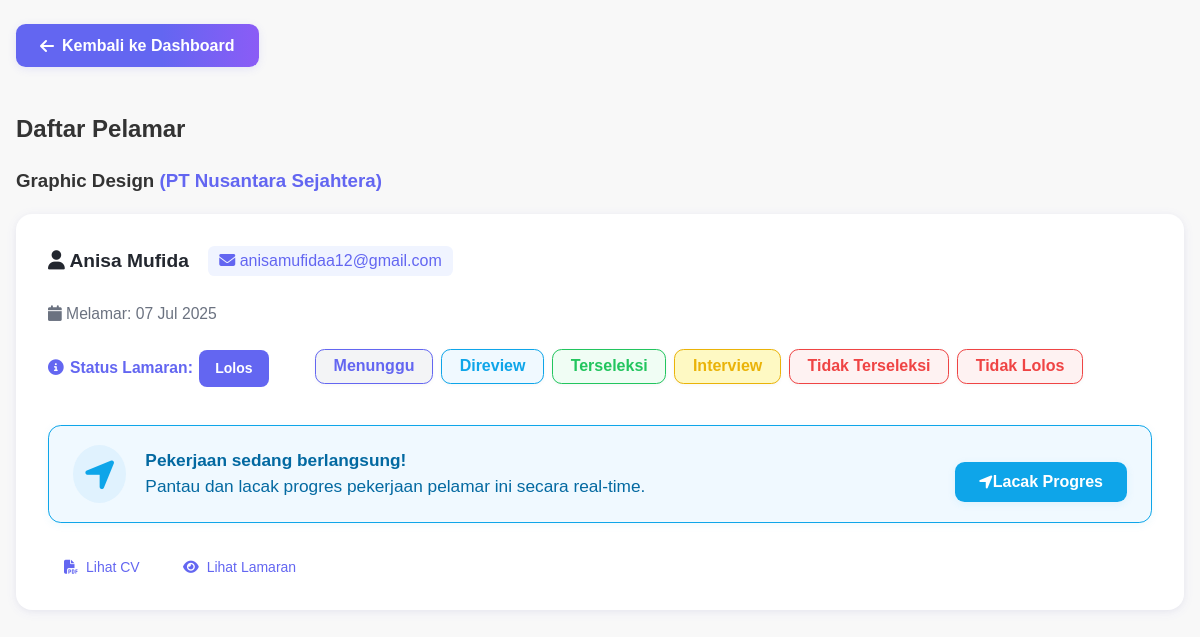
Screenshot of /src/pages/applicants-list.php?job_id=1 (signed in) with the database file from the repository.
### tables this page shows
CREATE TABLE `jobs` (
  `id` int(11) NOT NULL,
  `title` varchar(255) NOT NULL,
  `brief_description` varchar(200) DEFAULT NULL,
  `full_description` text DEFAULT NULL,
  `category` varchar(100) DEFAULT NULL,
  `location` varchar(100) DEFAULT NULL,
  `payment_type` varchar(50) DEFAULT NULL,
  `amount` decimal(15,2) DEFAULT NULL,
  `currency` varchar(10) DEFAULT NULL,
  `requirements` text DEFAULT NULL,
  `company_name` varchar(100) DEFAULT NULL,
  `company_email` varchar(100) DEFAULT NULL,
  `company_logo_url` varchar(255) DEFAULT NULL,
  `posted_by` int(11) DEFAULT NULL,
  `created_at` timestamp NOT NULL DEFAULT current_timestamp(),
  `status` enum('TERBUKA','TERTUTUP') NOT NULL DEFAULT 'TERBUKA'
);

CREATE TABLE `applications` (
  `id` int(11) NOT NULL,
  `user_id` int(11) NOT NULL,
  `job_id` int(11) NOT NULL,
  `cover_letter` text DEFAULT NULL,
  `cv_file` varchar(255) DEFAULT NULL,
  `expected_salary` decimal(10,2) DEFAULT NULL,
  `availability` varchar(50) DEFAULT NULL,
  `additional_info` text DEFAULT NULL,
  `status` enum('menunggu','direview','terseleksi','interview','lolos','tidak_terseleksi','tidak_lolos') NOT NULL DEFAULT 'menunggu',
  `work_status` enum('not_started','in_progress','completed','reviewed','sudah_direview','waiting_worker_confirmation','paid') DEFAULT 'not_started',
  `applied_at` timestamp NOT NULL DEFAULT current_timestamp(),
  `updated_at` timestamp NOT NULL DEFAULT current_timestamp() ON UPDATE current_timestamp(),
  `payment_proof` varchar(255) DEFAULT NULL
);

CREATE TABLE `users` (
  `id` int(11) NOT NULL,
  `name` varchar(100) NOT NULL,
  `email` varchar(100) NOT NULL,
  `password` varchar(255) NOT NULL,
  `profile_picture` varchar(255) DEFAULT NULL,
  `bio` text DEFAULT NULL,
  `specializations` varchar(255) DEFAULT NULL,
  `linkedin_url` varchar(255) DEFAULT NULL,
  `instagram_url` varchar(255) DEFAULT NULL,
  `facebook_url` varchar(255) DEFAULT NULL,
  `twitter_url` varchar(255) DEFAULT NULL,
  `education` text DEFAULT NULL,
  `portfolio_url` varchar(255) DEFAULT NULL,
  `cv_url` varchar(255) DEFAULT NULL,
  `created_at` timestamp NOT NULL DEFAULT current_timestamp(),
  `bank_account` varchar(100) DEFAULT NULL,
  `bank_name` varchar(50) DEFAULT NULL
);

### src/pages/applicants-list.php (the view, shortened to what this page needs)
<?php
require_once '../db/connection.php';
$job_id = intval($_GET['job_id']);
$job_query = mysqli_query($conn, "SELECT * FROM jobs WHERE id='$job_id'");
$job = mysqli_fetch_assoc($job_query);
$applicants = mysqli_query($conn, "SELECT a.*, u.name, u.email FROM applications a JOIN users u ON a.user_id = u.id WHERE a.job_id='$job_id' ORDER BY a.applied_at DESC");
?>
<!DOCTYPE html>
<html lang="id">
<head>
    <link rel="stylesheet" href="../../user/style/dashboard.css">
    <link rel="stylesheet" href="https://cdnjs.cloudflare.com/ajax/libs/font-awesome/6.4.0/css/all.min.css">
</head>
<body>
    <div class="container">
        <a href="../../user/page/dashboard.php" class="back-btn"><i class="fa fa-arrow-left"></i> Kembali ke Dashboard</a>
        <h2>Daftar Pelamar</h2>
        <h3><?php echo htmlspecialchars($job['title']); ?> <span style="color:#6366f1;">(<?php echo htmlspecialchars($job['company_name']); ?>)</span></h3>
        <?php while ($app = mysqli_fetch_assoc($applicants)): ?>
            <div class="applicant-card" data-app-id="<?php echo $app['id']; ?>">
                <div class="applicant-header">
                    <span class="applicant-name"><i class="fa fa-user"></i> <?php echo htmlspecialchars($app['name']); ?></span>
                    <span class="applicant-email"><i class="fa fa-envelope"></i> <?php echo htmlspecialchars($app['email']); ?></span>
                </div>
                <div class="applicant-meta">
                    <span><i class="fa fa-calendar"></i> Melamar: <?php echo date('d M Y', strtotime($app['applied_at'])); ?></span>
                    <div class="applicant-status-row">
                        <?php
                        $status_label = '';
                        $status_db = strtolower(trim($app['status']));
                        switch($status_db) {
                            case 'lolos': $status_label = 'Lolos'; break;
                        }
                        $status_label_map = [
                            'menunggu' => 'Menunggu',
                            'direview' => 'Direview',
                            'terseleksi' => 'Terseleksi',
                            'interview' => 'Interview',
                            'lolos' => 'Lolos',
                            'tidak_terseleksi' => 'Tidak Terseleksi',
                            'tidak_lolos' => 'Tidak Lolos'
                        ];
                        ?>
                        <span class="applicant-status-label"><i class="fa fa-info-circle"></i> Status Lamaran: <span class="badge badge-status badge-<?php echo htmlspecialchars($status_db); ?>"><?php echo $status_label; ?></span></span>
                        <div class="status-action-group" style="display:inline-flex;gap:0.5rem;margin-left:1.2rem;flex-wrap:wrap;">
                            <?php
                            $status_icons = [
                                'menunggu' => '<i class="fa fa-hourglass-half"></i>',
                                'direview' => '<i class="fa fa-search"></i>',
                                'terseleksi' => '<i class="fa fa-check-circle"></i>',
                                'interview' => '<i class="fa fa-comments"></i>',
                                'lolos' => '<i class="fa fa-trophy"></i>',
                                'tidak_terseleksi' => '<i class="fa fa-times-circle"></i>',
                                'tidak_lolos' => '<i class="fa fa-times-circle"></i>'
                            ];
                            ?>
                            <?php foreach ($status_label_map as $s => $label): ?>
                                <?php if ($s !== $status_db): ?>
                                    <button class="btn btn-outline btn-sm btn-status-<?php echo $s; ?>" onclick="updateStatus(<?php echo $app['id']; ?>, '<?php echo $s; ?>')" style="font-weight:600;" title="Ubah status ke <?php echo $label; ?>" data-debug="button-<?php echo $s; ?>">
                                        <?php echo $status_icons[$s]; ?> <?php echo $label; ?>
                                    </button>
                                <?php endif; ?>
                            <?php endforeach; ?>
                        </div>
                    </div>
                </div>
                <?php if (strtolower($app['status']) === 'lolos'): ?>
                    <div class="sub-progress-card">
                        <div class="sub-progress-content">
                            <div class="sub-progress-icon"><i class="fa fa-location-arrow"></i></div>
                            <div class="sub-progress-text">
                                <strong>Pekerjaan sedang berlangsung!</strong><br>
                                Pantau dan lacak progres pekerjaan pelamar ini secara real-time.
                            </div>
                            <button class="btn btn-primary sub-progress-btn" onclick="window.location='tracking-pekerjaan.php?app_id=<?= $app['id'] ?>'">
                                <i class="fa fa-location-arrow"></i> Lacak Progres
                            </button>
                        </div>
                    </div>
                <?php endif; ?>
                <div class="applicant-actions">
                    <a class="btn btn-outline btn-sm" href="../../user/uploads/cv/<?php echo htmlspecialchars(basename($app['cv_file'])); ?>" target="_blank">
                        <i class="fa fa-file-pdf"></i> Lihat CV
                    </a>
                    <button class="btn btn-outline btn-sm" onclick="showLamaranModalAjax(<?php echo $app['id']; ?>)">
                        <i class="fa fa-eye"></i> Lihat Lamaran
                    </button>
                </div>
            </div>
        <?php endwhile; ?>
        </div>
</body>
</html>

### user/style/dashboard.css (style rules this page uses)
:root { --primary-color: #6366f1; --muted-foreground: #6b7280; --card-background: #ffffff; --border-color: #e5e7eb; --input-border: #cbd5e1; --shadow-md: 0 4px 6px -1px rgba(0, 0, 0, 0.1), 0 2px 4px -2px rgba(0, 0, 0, 0.1); --shadow-lg: 0 10px 15px -3px rgba(0, 0, 0, 0.1), 0 4px 6px -4px rgba(0, 0, 0, 0.1); }
body { font-family: sans-serif; margin: 0; padding: 0; line-height: 1.5; background-color: #f8f8f8; color: #333; }
.container { max-width: 1200px; margin-left: auto; margin-right: auto; padding-left: 1rem; padding-right: 1rem; }
.badge { background-color: var(--primary-color); color: white; padding: 0.25rem 0.5rem; border-radius: 0.375rem; font-size: 0.875rem; }
.btn { display: inline-flex; align-items: center; justify-content: center; border-radius: 0.375rem; padding: 0.625rem 1rem; font-size: 0.875rem; font-weight: 500; text-decoration: none; cursor: pointer; transition: all 0.3s ease; }
.btn-primary { margin-top: 15px; padding: 10px 20px; font-size: 0.875rem; background-color: var(--primary-color); color: #fff; border: none; border-radius: 4px; cursor: pointer; transition: background-color 0.3s ease; }
.btn-primary { background-color: var(--primary-color); color: white; }
.badge-status { padding: 0.375rem 0.75rem; font-size: 0.875rem; font-weight: 500; border-radius: 0.375rem; display: inline-block; margin-right: 0.5rem; transition: all 0.2s ease-in-out; }
.btn-outline { background: transparent; color: #6366f1; border: 1px solid #6366f1; padding: 0.625rem 1.25rem; border-radius: 0.5rem; font-size: 0.875rem; font-weight: 500; text-decoration: none; display: inline-flex; align-items: center; gap: 0.5rem; transition: all 0.2s ease; cursor: pointer; position: relative; overflow: hidden; }
.btn-outline::before { content: ''; position: absolute; top: 0; left: -100%; width: 100%; height: 100%; background: linear-gradient(90deg, transparent, rgba(99, 102, 241, 0.1), transparent); transition: left 0.5s; }
.badge-status { padding: 0.5rem 1rem; font-size: 0.875rem; font-weight: 600; border-radius: 0.5rem; display: inline-flex; align-items: center; gap: 0.375rem; margin-right: 0.5rem; transition: all 0.2s ease-in-out; position: relative; overflow: hidden; }
.badge-status::before { content: ''; position: absolute; top: 0; left: -100%; width: 100%; height: 100%; background: linear-gradient(90deg, transparent, rgba(255, 255, 255, 0.2), transparent); transition: left 0.5s; }
.btn-sm { padding: 0.5rem 1rem; font-size: 0.875rem; border-radius: 0.5rem; font-weight: 500; transition: all 0.2s ease; display: inline-flex; align-items: center; gap: 0.5rem; text-decoration: none; cursor: pointer; border: none; position: relative; overflow: hidden; }
.btn-sm::before { content: ''; position: absolute; top: 50%; left: 50%; width: 0; height: 0; background: rgba(255, 255, 255, 0.2); border-radius: 50%; transform: translate(-50%, -50%); transition: all 0.3s ease; }
.sub-progress-card { margin-top: 1.1rem; background: #f0f9ff; border: 1.5px solid #0ea5e9; border-radius: 0.8rem; box-shadow: 0 2px 8px rgba(14,165,233,0.07); padding: 1.2rem 1.5rem; display: flex; align-items: center; justify-content: flex-start; gap: 1.2rem; animation: fadeIn 0.4s; }
.sub-progress-content { display: flex; align-items: center; gap: 1.2rem; width: 100%; }
.sub-progress-icon { font-size: 2.2rem; color: #0ea5e9; background: #e0f2fe; border-radius: 50%; padding: 0.7rem; display: flex; align-items: center; justify-content: center; }
.sub-progress-text { flex: 1; font-size: 1.08rem; color: #0369a1; }
.sub-progress-btn { font-size: 1rem; padding: 0.7rem 1.5rem; border-radius: 0.6rem; background: #0ea5e9; color: #fff; font-weight: 600; box-shadow: 0 2px 8px rgba(14,165,233,0.09); transition: background 0.2s; }

### rows the page displays
jobs: title "Graphic Design", company_name "PT Nusantara Sejahtera"
applications: user.name "Anisa Mufida", user.email "anisamufidaa12@gmail.com", applied_at "07 Jul 2025", status "Lolos", label "Menunggu", label "Direview", label "Terseleksi", label "Interview", label "Tidak Terseleksi", label "Tidak Lolos"
